Frame 1 (no input): blank canvas, image omitted
Frame 60 (no input): blank canvas, image omitted
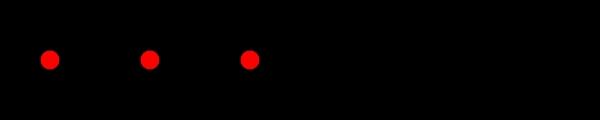
Frame 120 (the mouse pressed at the canvas centre since frame 60)

The p5.js sketch whose frames 1 and 60 were blank and that drew this single picture after the mouse press (run headless with seeded random() and noise() and a simulated clock; from frame 60 on, the mouse is pressed at the canvas centre):

// p5.js sketch
// ── sketch.js
function setup() {
  createCanvas(600, 120);
}

function draw() {
	rectMode(CENTER);
	background(0);
	fill(255,0,0);//set the initial fill to red

	if(mouseX>100){//begin with highest value
		ellipse(150, 60, 20,20)//draw an ellipse at 550
	}if(mouseX>200){
		ellipse(250, 60, 20,20)//if the mouse moves left draw an ellipse at 450
	}if(mouseX>300){
		ellipse(350, 60, 20,20)//if the mouse moves more draw an ellipe at 350
	}if(mouseX>400){
		ellipse(450, 60, 20,20)//draw an ellipse at 250
	}if(mouseX>500){
		ellipse(550, 60, 20,20)//draw an ellipse at 150
	}if(mouseX > 0){//in all other cases (which means the mouseX is less than 100)
 	 ellipse(50,60,20,20)//draw an ellipse at 50
	}

}
